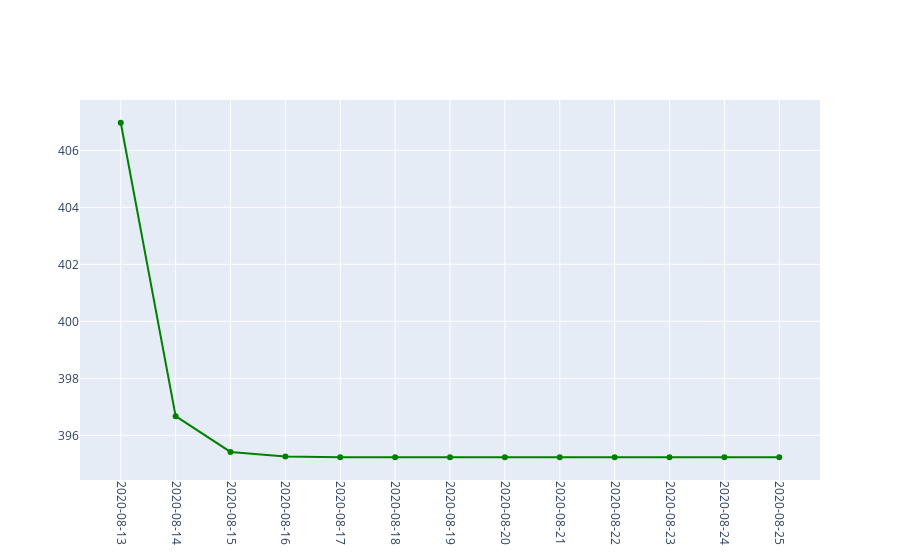

Source (notebook cell):
### Code cell
fig = go.Figure()
#fig.update_layout(template='plotly_dark')
fig.update_xaxes(tickangle=90, showticklabels = True, type = 'category')
fig.add_trace(go.Scatter(x=predict_recovered_cases.index, 
                         y=predict_recovered_cases['Recovered Cases Predictions'],
                         mode='lines+markers',
                         name='recovered',
                         line=dict(color='green', width=2)))

### Figure 1 — Plotly figure (JSON) as saved in the notebook; plotly's stock layout.template omitted (floating-point values rounded to 4 significant figures)
{"data": [{"line": {"color": "green", "width": 2}, "mode": "lines+markers", "name": "recovered", "type": "scatter", "x": ["2020-08-13", "2020-08-14", "2020-08-15", "2020-08-16", "2020-08-17", "2020-08-18", "2020-08-19", "2020-08-20", "2020-08-21", "2020-08-22", "2020-08-23", "2020-08-24", "2020-08-25"], "y": [407.0, 396.7, 395.4, 395.3, 395.2, 395.2, 395.2, 395.2, 395.2, 395.2, 395.2, 395.2, 395.2]}], "layout": {"xaxis": {"showticklabels": true, "tickangle": 90, "type": "category"}}}
